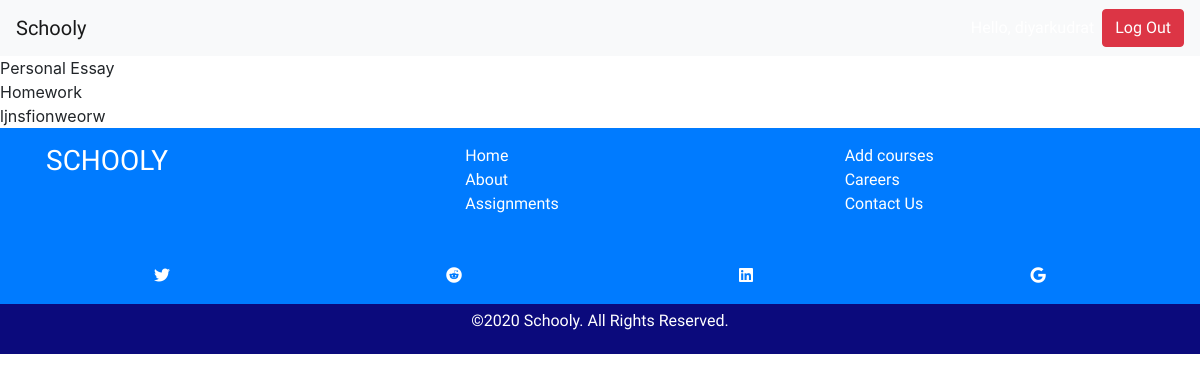
/assignments/1/ (signed in), run on an earlier commit of the app's database.
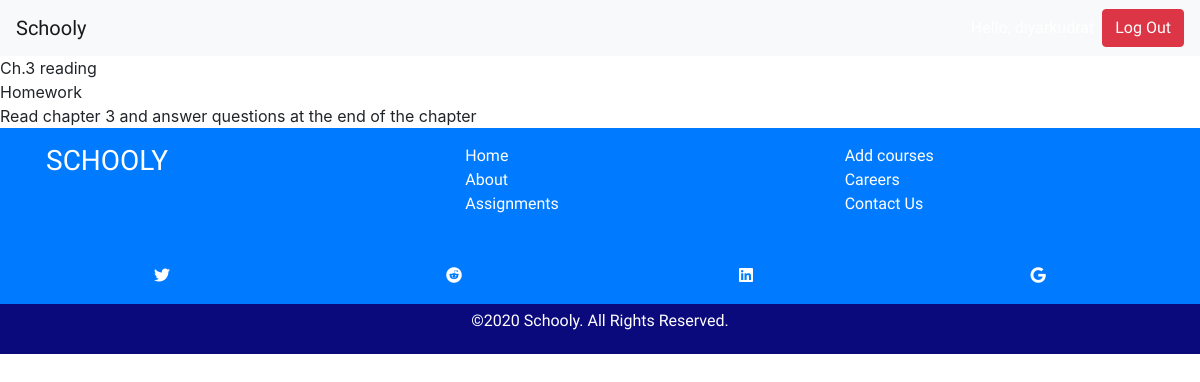
And on a later commit of the database.
### classes/models.py (models this page shows, shortened)
class Assignment(models.Model):
    name = models.CharField(max_length=50)
    description = models.CharField(max_length=250)
    course = models.ForeignKey('Course', on_delete=models.CASCADE, blank=True, null=True)
    assignment_type = models.CharField(max_length=30, choices=ASSIGNMENT_TYPES, blank=True)
    total_points = models.PositiveIntegerField(blank=True, null=True, default=0)
    assigned_date = models.DateField(blank=True, null=True)
    due_date = models.DateField(blank=True, null=True)

### classes/views.py (the view)
# urls.py: path('assignments/<int:pk>/', views.AssignmentDetailView.as_view(), name='assignment-detail-page'),
@method_decorator([login_required], name='dispatch')
class AssignmentDetailView(View):
    def get(self, request, *args, **kwargs):
        assignment = get_object_or_404(Assignment, pk=kwargs['pk'])
        context = {'assignment': assignment}
        return render(request, 'assignment_detail.html', context)

### classes/templates/assignment_detail.html
{% extends 'base.html' %}
{% block content %}
{{assignment.name}}<br>
{{ assignment.assignment_type }}<br>
{{ assignment.description }}
{% endblock %}

What changed in the data, as far as the page shows it:
changed Assignment "Homework": name "Personal Essay" → "Ch.3 reading"; description "ljnsfionweorw" → "Read chapter 3 and answer questions at the end of the chapter"
